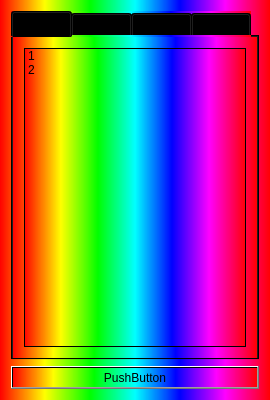
<?xml version="1.0" encoding="UTF-8"?>
<ui version="4.0">
 <class>CContactUIClass</class>
 <widget class="QMainWindow" name="CContactUIClass">
  <property name="geometry">
   <rect>
    <x>0</x>
    <y>0</y>
    <width>270</width>
    <height>400</height>
   </rect>
  </property>
  <property name="windowTitle">
   <string>CContactUI</string>
  </property>
  <property name="styleSheet">
   <string notr="true">background-color: qlineargradient(spread:pad, x1:0, y1:0, x2:1, y2:0, stop:0 rgba(255, 0, 0, 255), stop:0.166 rgba(255, 255, 0, 255), stop:0.333 rgba(0, 255, 0, 255), stop:0.5 rgba(0, 255, 255, 255), stop:0.666 rgba(0, 0, 255, 255), stop:0.833 rgba(255, 0, 255, 255), stop:1 rgba(255, 0, 0, 255))</string>
  </property>
  <widget class="QWidget" name="centralWidget">
   <layout class="QGridLayout" name="gridLayout">
    <item row="0" column="0">
     <widget class="QTabWidget" name="tabWidget">
      <property name="styleSheet">
       <string notr="true"/>
      </property>
      <property name="currentIndex">
       <number>0</number>
      </property>
      <widget class="QWidget" name="tabE">
       <attribute name="title">
        <string>加密人</string>
       </attribute>
       <layout class="QGridLayout" name="gridLayout_2">
        <item row="0" column="0">
         <widget class="QListWidget" name="listWidgetE">
          <item>
           <property name="text">
            <string>1</string>
           </property>
          </item>
          <item>
           <property name="text">
            <string>2</string>
           </property>
          </item>
         </widget>
        </item>
       </layout>
      </widget>
      <widget class="QWidget" name="tabE_GRP">
       <attribute name="title">
        <string>加密组</string>
       </attribute>
       <layout class="QGridLayout" name="gridLayout_3">
        <item row="0" column="0">
         <widget class="QListWidget" name="listWidgetE_GRP">
          <item>
           <property name="text">
            <string>11</string>
           </property>
          </item>
          <item>
           <property name="text">
            <string>22</string>
           </property>
          </item>
         </widget>
        </item>
       </layout>
      </widget>
      <widget class="QWidget" name="tab">
       <attribute name="title">
        <string>非密人</string>
       </attribute>
       <layout class="QGridLayout" name="gridLayout_4">
        <item row="0" column="0">
         <widget class="QListWidget" name="listWidget"/>
        </item>
       </layout>
      </widget>
      <widget class="QWidget" name="tabGRP">
       <attribute name="title">
        <string>非密组</string>
       </attribute>
       <layout class="QGridLayout" name="gridLayout_5">
        <item row="0" column="0">
         <widget class="QListWidget" name="listWidgetGRP"/>
        </item>
       </layout>
      </widget>
     </widget>
    </item>
    <item row="1" column="0">
     <widget class="QPushButton" name="pushButton">
      <property name="text">
       <string>PushButton</string>
      </property>
     </widget>
    </item>
   </layout>
  </widget>
 </widget>
 <layoutdefault spacing="6" margin="11"/>
 <resources>
  <include location="CContactUI.qrc"/>
 </resources>
 <connections/>
</ui>
